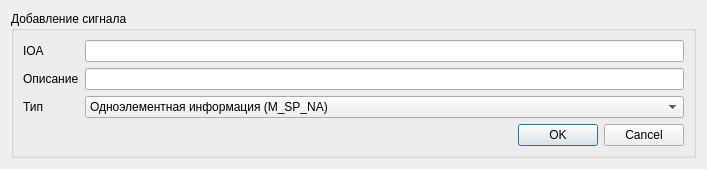
<?xml version="1.0" encoding="UTF-8"?>
<ui version="4.0">
 <class>addSignalDialog</class>
 <widget class="QDialog" name="addSignalDialog">
  <property name="geometry">
   <rect>
    <x>0</x>
    <y>0</y>
    <width>599</width>
    <height>136</height>
   </rect>
  </property>
  <property name="windowTitle">
   <string>Добавление сигнала</string>
  </property>
  <layout class="QHBoxLayout" name="horizontalLayout">
   <item>
    <widget class="QGroupBox" name="groupBox">
     <property name="title">
      <string>Добавление сигнала</string>
     </property>
     <layout class="QGridLayout" name="gridLayout">
      <item row="0" column="1">
       <widget class="QLineEdit" name="edit_IOA"/>
      </item>
      <item row="3" column="1">
       <widget class="QDialogButtonBox" name="buttonBox">
        <property name="orientation">
         <enum>Qt::Horizontal</enum>
        </property>
        <property name="standardButtons">
         <set>QDialogButtonBox::Cancel|QDialogButtonBox::Ok</set>
        </property>
       </widget>
      </item>
      <item row="2" column="1">
       <widget class="QComboBox" name="comboBox">
        <item>
         <property name="text">
          <string>Одноэлементная информация (M_SP_NA)</string>
         </property>
        </item>
        <item>
         <property name="text">
          <string>Двухэлементная информация (M_DP_NA)</string>
         </property>
        </item>
        <item>
         <property name="text">
          <string>Информация о положении отпаек (M_ST_NA)</string>
         </property>
        </item>
        <item>
         <property name="text">
          <string>Строка из 32 битов (M_BO_NA)</string>
         </property>
        </item>
        <item>
         <property name="text">
          <string>Измеряемая величина, нормализованное значение (M_ME_NA)</string>
         </property>
        </item>
        <item>
         <property name="text">
          <string>Измеряемая величина, масштабированное значение (M_ME_NB)</string>
         </property>
        </item>
        <item>
         <property name="text">
          <string>Измеряемая величина, с плавающей точкой (M_ME_NC)</string>
         </property>
        </item>
        <item>
         <property name="text">
          <string>Интегральные суммы (M_IT_NA)</string>
         </property>
        </item>
        <item>
         <property name="text">
          <string>Упакованная одноэлементная информация (M_PS_NA)</string>
         </property>
        </item>
        <item>
         <property name="text">
          <string>Значение измеряемой величины, нормализованное значение без качества (M_ME_ND)</string>
         </property>
        </item>
        <item>
         <property name="text">
          <string>Одноэлементная информация с меткой времени (M_SP_TB)</string>
         </property>
        </item>
        <item>
         <property name="text">
          <string>Двухэлементная информация с меткой времени  (M_DP_TB)</string>
         </property>
        </item>
        <item>
         <property name="text">
          <string>Информация о положении отпаек с меткой времени (M_ST_TB)</string>
         </property>
        </item>
        <item>
         <property name="text">
          <string>Строка из 32 битов с меткой времени (M_BO_TB)</string>
         </property>
        </item>
        <item>
         <property name="text">
          <string>Измеряемая величина, нормализованное значение с меткой времени (M_ME_TD)</string>
         </property>
        </item>
        <item>
         <property name="text">
          <string>Измеряемая величина, масштабированное значение с меткой времени (M_ME_TE)</string>
         </property>
        </item>
        <item>
         <property name="text">
          <string>Измеряемая величина, FLOAT с меткой времени (M_ME_TF)</string>
         </property>
        </item>
        <item>
         <property name="text">
          <string>Интегральная сумма с меткой времени (M_IT_TB)</string>
         </property>
        </item>
        <item>
         <property name="text">
          <string>Информация о работе релейной защиты с меткой времени (M_EP_TD)</string>
         </property>
        </item>
        <item>
         <property name="text">
          <string>Упакованная информация о срабатывании пусковых органов защиты с меткой времени (M_EP_TE)</string>
         </property>
        </item>
        <item>
         <property name="text">
          <string>Упакованная информация о срабатывании выходных цепей защиты (M_EP_TF)</string>
         </property>
        </item>
       </widget>
      </item>
      <item row="0" column="0">
       <widget class="QLabel" name="label_ioa">
        <property name="text">
         <string>IOA</string>
        </property>
       </widget>
      </item>
      <item row="2" column="0">
       <widget class="QLabel" name="label_type">
        <property name="text">
         <string>Тип</string>
        </property>
       </widget>
      </item>
      <item row="1" column="1">
       <widget class="QLineEdit" name="lineEdit_descr"/>
      </item>
      <item row="1" column="0">
       <widget class="QLabel" name="label_desc">
        <property name="text">
         <string>Описание</string>
        </property>
       </widget>
      </item>
     </layout>
    </widget>
   </item>
  </layout>
 </widget>
 <resources/>
 <connections>
  <connection>
   <sender>buttonBox</sender>
   <signal>accepted()</signal>
   <receiver>addSignalDialog</receiver>
   <slot>accept()</slot>
   <hints>
    <hint type="sourcelabel">
     <x>294</x>
     <y>114</y>
    </hint>
    <hint type="destinationlabel">
     <x>157</x>
     <y>135</y>
    </hint>
   </hints>
  </connection>
  <connection>
   <sender>buttonBox</sender>
   <signal>rejected()</signal>
   <receiver>addSignalDialog</receiver>
   <slot>reject()</slot>
   <hints>
    <hint type="sourcelabel">
     <x>362</x>
     <y>114</y>
    </hint>
    <hint type="destinationlabel">
     <x>286</x>
     <y>135</y>
    </hint>
   </hints>
  </connection>
 </connections>
</ui>
